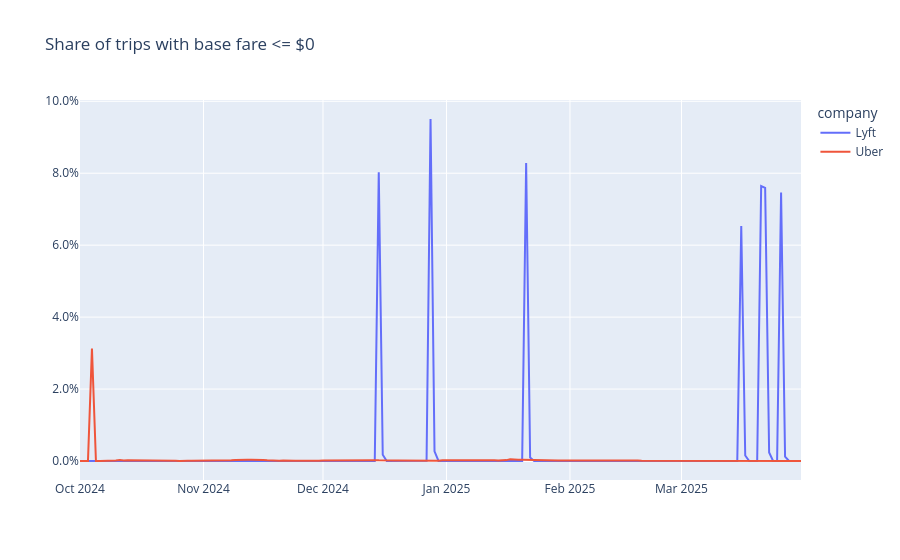

Notebook source saved alongside this figure:
### Markdown cell above
## 6. Lyft zero-fare trips spike in some months

### Code cell
zero = con.execute(f"""
    select cast(pickup_datetime as date) as day, {COMPANY} as company,
           count(*) filter (where base_passenger_fare <= 0) as zero_fare_trips,
           count(*) as trips
    from {RAW}
    group by 1, 2 order by 1
""").df()
zero["zero_fare_share"] = zero["zero_fare_trips"] / zero["trips"]
px.line(zero, x="day", y="zero_fare_share", color="company", title="Share of trips with base fare <= $0",
        labels={"zero_fare_share": "", "day": ""}).update_yaxes(tickformat=".1%").show()

### Figure 1 — Plotly figure (JSON) as saved in the notebook; plotly's stock layout.template omitted (floating-point values rounded to 4 significant figures; data arrays with more than 128 entries replaced by an {"elided": "..."} marker saying what was removed)
{"data": [{"hovertemplate": "company=Lyft<br>=%{y}<extra></extra>", "legendgroup": "Lyft", "line": {"color": "#636efa", "dash": "solid"}, "marker": {"symbol": "circle"}, "mode": "lines", "name": "Lyft", "orientation": "v", "showlegend": true, "type": "scatter", "x": {"elided": "182 str values"}, "xaxis": "x", "y": {"elided": "182 float values"}, "yaxis": "y"}, {"hovertemplate": "company=Uber<br>=%{y}<extra></extra>", "legendgroup": "Uber", "line": {"color": "#EF553B", "dash": "solid"}, "marker": {"symbol": "circle"}, "mode": "lines", "name": "Uber", "orientation": "v", "showlegend": true, "type": "scatter", "x": {"elided": "182 str values"}, "xaxis": "x", "y": {"elided": "182 float values"}, "yaxis": "y"}], "layout": {"legend": {"title": {"text": "company"}, "tracegroupgap": 0}, "title": {"text": "Share of trips with base fare <= $0"}, "xaxis": {"anchor": "y", "domain": [0, 1], "title": {"text": ""}}, "yaxis": {"anchor": "x", "domain": [0, 1], "tickformat": ".1%", "title": {"text": ""}}}}
